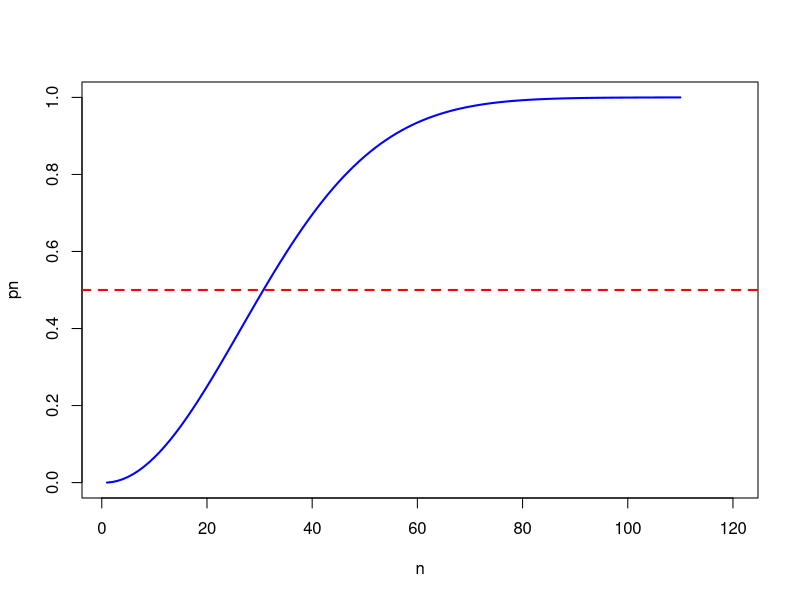

Recreate this plot in R.
# Enunciado:
# En Marte hay 669 dias por ano y se asume distribucion uniforme de nacimientos.
# 1) Para un grupo de tamano n, calcular pn = P(al menos una coincidencia de cumpleanos).
# 2) Evaluar y graficar pn en R para un rango adecuado de n.
# 3) Hallar min{n : pn >= 1/2} usando min(n[pn >= 1/2]).
#
# Ejercicio 5 - Coincidencias de cumpleanos en Marte

dias_marte <- 669 # Cantidad de dias del ano marciano.
n <- 1:120 # Rango de tamanos de grupo para evaluar.

pn <- 1 - (choose(dias_marte, n) * factorial(n)) / (dias_marte^n) # P(al menos una coincidencia).
pn # Muestro vector de probabilidades para cada n del rango.

plot(n, pn, type = "l", lwd = 2, col = "blue", xlab = "n", ylab = "pn") # Grafico pn vs n.
abline(h = 0.5, col = "red", lwd = 2, lty = 2) # Linea horizontal en 0.5 para referencia.

min(n[pn >= 0.5]) # Minimo n tal que pn es al menos 1/2.

# Verificacion por simulacion para un n concreto (opcional).
set.seed(40) # Fijo semilla para reproducibilidad.
B <- 50000 # Numero de repeticiones Monte Carlo.
n0 <- 31 # Valor cercano al umbral de 1/2 (puede ajustarse segun resultado exacto).
x <- logical(B) # Vector logico para marcar si hubo coincidencia.

for (i in 1:B) { # Recorro todas las simulaciones.
  m <- sample(1:dias_marte, n0, replace = TRUE) # Simulo cumpleanos para n0 personas.
  x[i] <- any(duplicated(m)) # TRUE si existe al menos una coincidencia.
}

mean(x) # Aproximacion simulada de pn para n = n0.

# Explicacion general:
# Para una poblacion con cumpleanos uniformes en 669 dias, la probabilidad de
# al menos una coincidencia se obtiene como 1 menos la probabilidad de que todos
# sean distintos. El grafico de pn en funcion de n permite visualizar como crece
# el riesgo de coincidencia y encontrar el umbral minimo donde supera 1/2.
